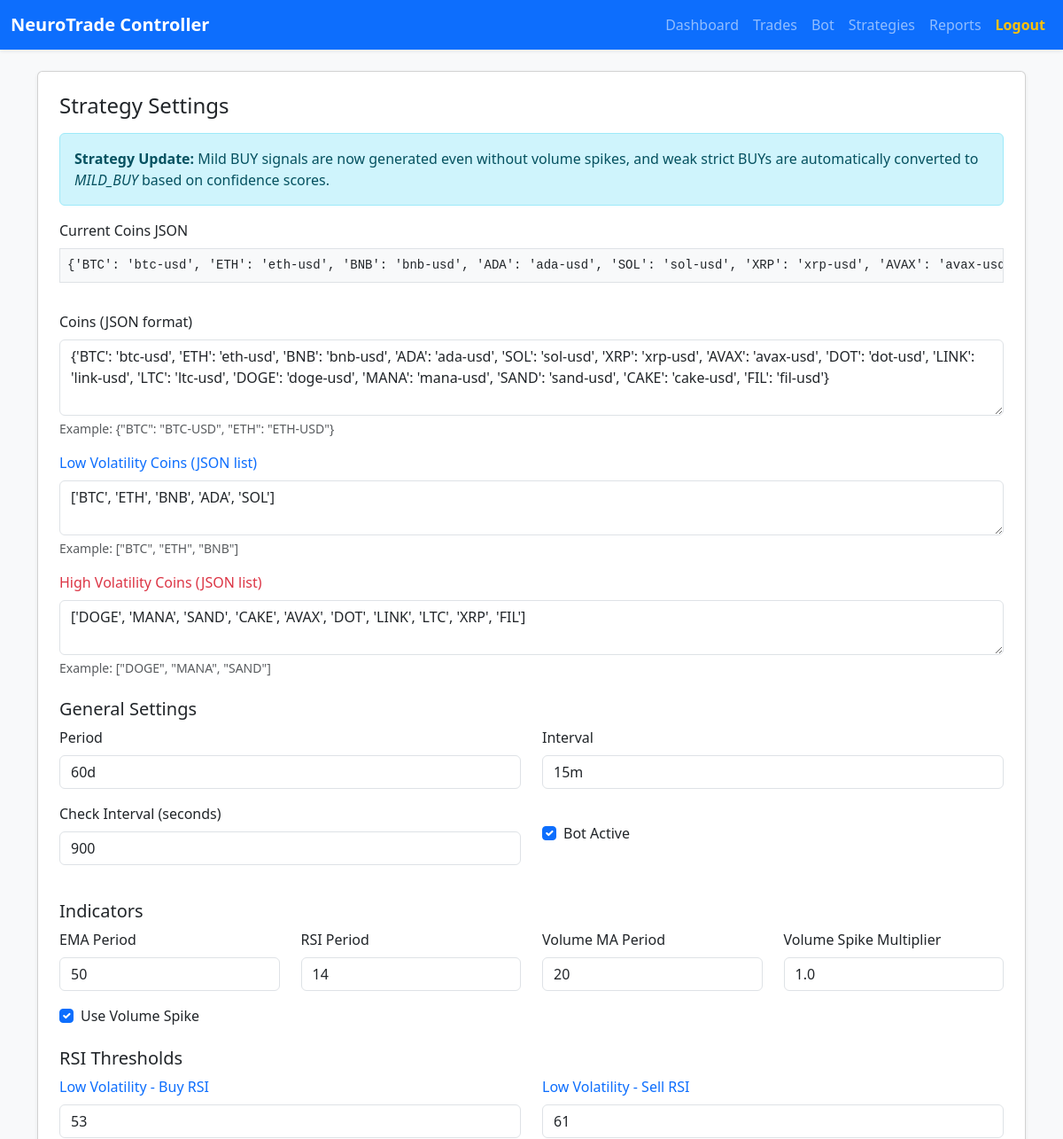
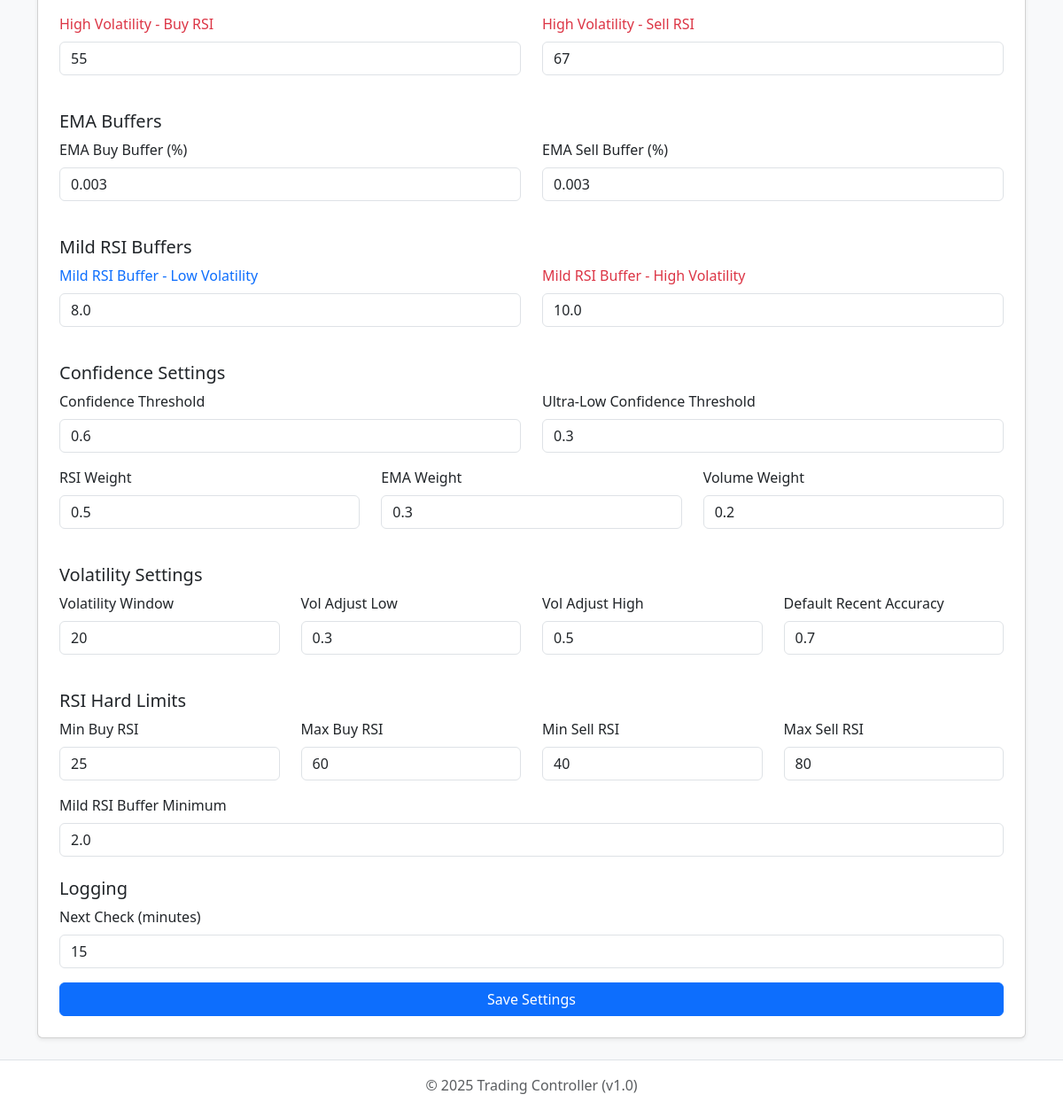
The page /strategies/ (signed in) on the database its author committed (2 pictures, top to bottom).
### dashboard/models.py (models this page shows, shortened)
class StrategySettings(models.Model):
    coins = models.JSONField(default=dict)
    low_vol_coins = models.JSONField(default=list, help_text='List of low volatility coins (e.g., ["BTC", "ETH"])')
    high_vol_coins = models.JSONField(default=list, help_text='List of high volatility coins (e.g., ["DOGE", "MANA"])')
    period = models.CharField(max_length=20, default="60d", help_text="Yahoo Finance period (e.g., 60d)")
    interval = models.CharField(max_length=10, default="15m", help_text="Yahoo Finance interval (e.g., 15m, 1h)")
    check_interval_seconds = models.IntegerField(default=900, help_text="Bot check interval in seconds")
    active = models.BooleanField(default=True)
    ema_period = models.IntegerField(default=50)
    rsi_period = models.IntegerField(default=14)
    volume_ma_period = models.IntegerField(default=20)
    volume_spike_multiplier = models.FloatField(default=1.0)
    use_volume = models.BooleanField(default=True)
    buy_rsi_low = models.IntegerField(default=53, help_text="Low Volatility - Buy RSI threshold")
    sell_rsi_low = models.IntegerField(default=61, help_text="Low Volatility - Sell RSI threshold")
    buy_rsi_high = models.IntegerField(default=55, help_text="High Volatility - Buy RSI threshold")
    sell_rsi_high = models.IntegerField(default=67, help_text="High Volatility - Sell RSI threshold")
    ema_buffer_buy = models.FloatField(default=0.003, help_text="EMA Buy Buffer (%) e.g., 0.005 = 0.5%")
    ema_buffer_sell = models.FloatField(default=0.003, help_text="EMA Sell Buffer (%) e.g., 0.002 = 0.2%")
    mild_rsi_buffer_low = models.FloatField(default=8.0, help_text="Soft signal buffer for low-volatility coins")
    mild_rsi_buffer_high = models.FloatField(default=10.0, help_text="Soft signal buffer for high-volatility coins")
    confidence_threshold = models.FloatField(default=0.6, help_text="Minimum confidence for strict BUY/SELL")
    ultra_low_conf_threshold = models.FloatField(default=0.3, help_text="Force HOLD below this confidence")
    confidence_rsi_weight = models.FloatField(default=0.5, help_text="Weight for RSI in confidence score")
    confidence_ema_weight = models.FloatField(default=0.3, help_text="Weight for EMA in confidence score")
    confidence_vol_weight = models.FloatField(default=0.2, help_text="Weight for Volume in confidence score")
    volatility_window = models.IntegerField(default=20, help_text="Rolling window for volatility calculation")
    vol_adjust_low = models.FloatField(default=0.3, help_text="Low-volatility RSI adjustment multiplier")
    vol_adjust_high = models.FloatField(default=0.5, help_text="High-volatility RSI adjustment multiplier")
    min_buy_rsi = models.IntegerField(default=25, help_text="Hard floor for Buy RSI")
    max_buy_rsi = models.IntegerField(default=60, help_text="Hard ceiling for Buy RSI")
    min_sell_rsi = models.IntegerField(default=40, help_text="Hard floor for Sell RSI")
    max_sell_rsi = models.IntegerField(default=80, help_text="Hard ceiling for Sell RSI")
    mild_rsi_buffer_min = models.FloatField(default=2.0, help_text="Minimum allowed mild RSI buffer")
    default_recent_accuracy = models.FloatField(default=0.7, help_text="Fallback accuracy if no history available")
    log_next_check_minutes = models.IntegerField(default=15, help_text="Minutes until next_check in DB logs")
    created_at = models.DateTimeField(auto_now_add=True)

### dashboard/views.py (the view, shortened to what this page needs)
# urls.py: path('strategies/', views.strategies, name="strategies"),
@login_required
def strategies(request):
    settings, created = StrategySettings.objects.get_or_create(id=1)
    return render(request, "strategies.html", {"settings": settings})

### templates/strategies.html (shortened to what this page needs)
{% extends 'base.html' %}
{% load static %}
{% block content %}
<div class="card shadow-sm p-4">
  <h4 class="mb-3">Strategy Settings</h4>
  <div class="alert alert-info">
    <strong>Strategy Update:</strong> Mild BUY signals are now generated even without volume spikes, and weak strict BUYs are automatically converted to <em>MILD_BUY</em> based on confidence scores.
  </div>
  <div class="mb-3">
    <label class="form-label">Current Coins JSON</label>
    <pre class="p-2 bg-light border">{{ settings.coins|default:"{}" }}</pre>
  </div>
  <form method="POST" action="/strategies/">
    <div class="mb-3">
      <label class="form-label">Coins (JSON format)</label>
      <textarea name="coins" class="form-control" rows="3">{{ settings.coins|default:"{}" }}</textarea>
      <div class="form-text">Example: {"BTC": "BTC-USD", "ETH": "ETH-USD"}</div>
    </div>
    <div class="mb-3">
      <label class="form-label text-primary">Low Volatility Coins (JSON list)</label>
      <textarea name="low_vol_coins" class="form-control" rows="2">{{ settings.low_vol_coins|default:"[]" }}</textarea>
      <div class="form-text">Example: ["BTC", "ETH", "BNB"]</div>
    </div>
    <div class="mb-3">
      <label class="form-label text-danger">High Volatility Coins (JSON list)</label>
      <textarea name="high_vol_coins" class="form-control" rows="2">{{ settings.high_vol_coins|default:"[]" }}</textarea>
      <div class="form-text">Example: ["DOGE", "MANA", "SAND"]</div>
    </div>
    <h5 class="mt-4">General Settings</h5>
    <div class="row">
      <div class="col-md-6 mb-3">
        <label class="form-label">Period</label>
        <input type="text" name="period" class="form-control" value="{{ settings.period }}">
      </div>
      <div class="col-md-6 mb-3">
        <label class="form-label">Interval</label>
        <input type="text" name="interval" class="form-control" value="{{ settings.interval }}">
      </div>
    </div>
    <div class="row">
      <div class="col-md-6 mb-3">
        <label class="form-label">Check Interval (seconds)</label>
        <input type="number" name="check_interval_seconds" class="form-control" value="{{ settings.check_interval_seconds }}">
      </div>
      <div class="col-md-6 mb-3 d-flex align-items-center">
        <div class="form-check">
          <input type="checkbox" name="active" class="form-check-input" {% if settings.active %}checked{% endif %}>
          <label class="form-check-label">Bot Active</label>
        </div>
      </div>
    </div>
    <h5 class="mt-4">Indicators</h5>
    <div class="row">
      <div class="col-md-3 mb-3">
        <label class="form-label">EMA Period</label>
        <input type="number" name="ema_period" class="form-control" value="{{ settings.ema_period }}">
      </div>
      <div class="col-md-3 mb-3">
        <label class="form-label">RSI Period</label>
        <input type="number" name="rsi_period" class="form-control" value="{{ settings.rsi_period }}">
      </div>
      <div class="col-md-3 mb-3">
        <label class="form-label">Volume MA Period</label>
        <input type="number" name="volume_ma_period" class="form-control" value="{{ settings.volume_ma_period }}">
      </div>
      <div class="col-md-3 mb-3">
        <label class="form-label">Volume Spike Multiplier</label>
        <input type="number" step="0.1" name="volume_spike_multiplier" class="form-control" value="{{ settings.volume_spike_multiplier }}">
      </div>
    </div>
    <div class="form-check mb-3">
      <input type="checkbox" name="use_volume" class="form-check-input" {% if settings.use_volume %}checked{% endif %}>
      <label class="form-check-label">Use Volume Spike</label>
    </div>
    <h5 class="mt-4">RSI Thresholds</h5>
    <div class="row">
      <div class="col-md-6 mb-3">
        <label class="form-label text-primary">Low Volatility - Buy RSI</label>
        <input type="number" name="buy_rsi_low" class="form-control" value="{{ settings.buy_rsi_low }}">
      </div>
      <div class="col-md-6 mb-3">
        <label class="form-label text-primary">Low Volatility - Sell RSI</label>
        <input type="number" name="sell_rsi_low" class="form-control" value="{{ settings.sell_rsi_low }}">
      </div>
    </div>
    <div class="row">
      <div class="col-md-6 mb-3">
        <label class="form-label text-danger">High Volatility - Buy RSI</label>
        <input type="number" name="buy_rsi_high" class="form-control" value="{{ settings.buy_rsi_high }}">
      </div>
      <div class="col-md-6 mb-3">
        <label class="form-label text-danger">High Volatility - Sell RSI</label>
        <input type="number" name="sell_rsi_high" class="form-control" value="{{ settings.sell_rsi_high }}">
      </div>
    </div>
    <h5 class="mt-4">EMA Buffers</h5>
    <div class="row">
      <div class="col-md-6 mb-3">
        <label class="form-label">EMA Buy Buffer (%)</label>
        <input type="number" step="0.001" name="ema_buffer_buy" class="form-control" value="{{ settings.ema_buffer_buy }}">
      </div>
      <div class="col-md-6 mb-3">
        <label class="form-label">EMA Sell Buffer (%)</label>
        <input type="number" step="0.001" name="ema_buffer_sell" class="form-control" value="{{ settings.ema_buffer_sell }}">
      </div>
    </div>
    <h5 class="mt-4">Mild RSI Buffers</h5>
    <div class="row">
      <div class="col-md-6 mb-3">
        <label class="form-label text-primary">Mild RSI Buffer - Low Volatility</label>
        <input type="number" step="0.1" name="mild_rsi_buffer_low" class="form-control" value="{{ settings.mild_rsi_buffer_low }}">
      </div>
      <div class="col-md-6 mb-3">
        <label class="form-label text-danger">Mild RSI Buffer - High Volatility</label>
        <input type="number" step="0.1" name="mild_rsi_buffer_high" class="form-control" value="{{ settings.mild_rsi_buffer_high }}">
      </div>
    </div>
    <h5 class="mt-4">Confidence Settings</h5>
    <div class="row">
      <div class="col-md-6 mb-3">
        <label class="form-label">Confidence Threshold</label>
        <input type="number" step="0.01" name="confidence_threshold" class="form-control" value="{{ settings.confidence_threshold }}">
      </div>
      <div class="col-md-6 mb-3">
        <label class="form-label">Ultra-Low Confidence Threshold</label>
        <input type="number" step="0.01" name="ultra_low_conf_threshold" class="form-control" value="{{ settings.ultra_low_conf_threshold }}">
      </div>
    </div>
    <div class="row">
      <div class="col-md-4 mb-3">
        <label class="form-label">RSI Weight</label>
        <input type="number" step="0.01" name="confidence_rsi_weight" class="form-control" value="{{ settings.confidence_rsi_weight }}">
      </div>
      <div class="col-md-4 mb-3">
        <label class="form-label">EMA Weight</label>
        <input type="number" step="0.01" name="confidence_ema_weight" class="form-control" value="{{ settings.confidence_ema_weight }}">
      </div>
      <div class="col-md-4 mb-3">
        <label class="form-label">Volume Weight</label>
        <input type="number" step="0.01" name="confidence_vol_weight" class="form-control" value="{{ settings.confidence_vol_weight }}">
      </div>
    </div>
    <h5 class="mt-4">Volatility Settings</h5>
    <div class="row">
      <div class="col-md-3 mb-3">
        <label class="form-label">Volatility Window</label>
        <input type="number" name="volatility_window" class="form-control" value="{{ settings.volatility_window }}">
      </div>
      <div class="col-md-3 mb-3">
        <label class="form-label">Vol Adjust Low</label>
        <input type="number" step="0.1" name="vol_adjust_low" class="form-control" value="{{ settings.vol_adjust_low }}">
      </div>
      <div class="col-md-3 mb-3">
        <label class="form-label">Vol Adjust High</label>
        <input type="number" step="0.1" name="vol_adjust_high" class="form-control" value="{{ settings.vol_adjust_high }}">
      </div>
      <div class="col-md-3 mb-3">
        <label class="form-label">Default Recent Accuracy</label>
        <input type="number" step="0.01" name="default_recent_accuracy" class="form-control" value="{{ settings.default_recent_accuracy }}">
      </div>
    </div>
    <h5 class="mt-4">RSI Hard Limits</h5>
    <div class="row">
      <div class="col-md-3 mb-3">
        <label class="form-label">Min Buy RSI</label>
        <input type="number" name="min_buy_rsi" class="form-control" value="{{ settings.min_buy_rsi }}">
      </div>
      <div class="col-md-3 mb-3">
        <label class="form-label">Max Buy RSI</label>
        <input type="number" name="max_buy_rsi" class="form-control" value="{{ settings.max_buy_rsi }}">
      </div>
      <div class="col-md-3 mb-3">
        <label class="form-label">Min Sell RSI</label>
        <input type="number" name="min_sell_rsi" class="form-control" value="{{ settings.min_sell_rsi }}">
      </div>
      <div class="col-md-3 mb-3">
        <label class="form-label">Max Sell RSI</label>
        <input type="number" name="max_sell_rsi" class="form-control" value="{{ settings.max_sell_rsi }}">
      </div>
    </div>
    <div class="mb-3">
      <label class="form-label">Mild RSI Buffer Minimum</label>
      <input type="number" step="0.1" name="mild_rsi_buffer_min" class="form-control" value="{{ settings.mild_rsi_buffer_min }}">
    </div>
    <h5 class="mt-4">Logging</h5>
    <div class="mb-3">
      <label class="form-label">Next Check (minutes)</label>
      <input type="number" name="log_next_check_minutes" class="form-control" value="{{ settings.log_next_check_minutes }}">
    </div>
    <button type="submit" class="btn btn-primary w-100">Save Settings</button>
  </form>
</div>
<div id="messagesContainer" class="position-fixed bottom-0 end-0 p-3" style="z-index: 1080;">
</div>
{% endblock %}

### templates/base.html (shortened to what this page needs)
<!DOCTYPE html>
<html lang="en">
<head>
    <link href="https://cdn.jsdelivr.net/npm/bootstrap@5.3.0/dist/css/bootstrap.min.css" rel="stylesheet">
</head>
<body class="bg-light d-flex flex-column min-vh-100">
    <nav class="navbar navbar-expand-lg navbar-dark bg-primary shadow-sm">
        <div class="container-fluid">
            <a class="navbar-brand fw-bold" href="#">NeuroTrade Controller</a>
            <div class="collapse navbar-collapse" id="navbarNav">
                <ul class="navbar-nav ms-auto">
                    <li class="nav-item"><a class="nav-link {% block dashboard_active %}{% endblock %}" href="{% url 'dashboard' %}">Dashboard</a></li>
                    <li class="nav-item"><a class="nav-link" href="/trades/">Trades</a></li>
                    <li class="nav-item"><a class="nav-link" href="/bot/">Bot</a></li>
                    <li class="nav-item"><a class="nav-link" href="/strategies/">Strategies</a></li>
                    <li class="nav-item"><a class="nav-link" href="/reports/">Reports</a></li>
                    <li class="nav-item"><a class="nav-link text-warning fw-bold" href="/logout/">Logout</a></li>
                </ul>
            </div>
        </div>
    </nav>
    <main class="container my-4 flex-grow-1">
        {% block content %}{% endblock %}
    </main>
    <footer class="bg-white text-center text-muted py-3 mt-auto border-top">
        © 2025 Trading Controller (v1.0)
    </footer>
</body>
</html>

### rows shown on the page
StrategySettings: coins "{'BTC': 'btc-usd', 'ETH': 'eth-usd', 'BNB': 'bnb-usd', 'ADA': 'ada-usd', 'SOL': 'sol-usd', 'XRP': 'xrp-usd', 'AVAX':…", coins "{'BTC': 'btc-usd', 'ETH': 'eth-usd', 'BNB': 'bnb-usd', 'ADA': 'ada-usd', 'SOL': 'sol-usd', 'XRP': 'xrp-usd', 'AVAX': 'avax-usd', 'DOT': 'dot-usd', 'LINK': 'link-usd', 'LTC': 'ltc-usd', 'DOGE': 'doge-usd', 'MANA': 'mana-usd', 'SAND': 'sand-usd', 'CAKE': 'cake-usd', 'FIL': 'fil-usd'}", low_vol_coins "['BTC', 'ETH', 'BNB', 'ADA', 'SOL']", high_vol_coins "['DOGE', 'MANA', 'SAND', 'CAKE', 'AVAX', 'DOT', 'LINK', 'LTC', 'XRP', 'FIL']", period "60d", interval "15m", check_interval_seconds "900", active "☑", ema_period "50", rsi_period "14", volume_ma_period "20", volume_spike_multiplier "1.0", use_volume "☑", buy_rsi_low "53", sell_rsi_low "61", buy_rsi_high "55", sell_rsi_high "67", ema_buffer_buy "0.003", ema_buffer_sell "0.003", mild_rsi_buffer_low "8.0", mild_rsi_buffer_high "10.0", confidence_threshold "0.6", ultra_low_conf_threshold "0.3", confidence_rsi_weight "0.5", confidence_ema_weight "0.3", confidence_vol_weight "0.2", volatility_window "20", vol_adjust_low "0.3", vol_adjust_high "0.5", default_recent_accuracy "0.7", min_buy_rsi "25", max_buy_rsi "60", min_sell_rsi "40", max_sell_rsi "80", mild_rsi_buffer_min "2.0", log_next_check_minutes "15"
